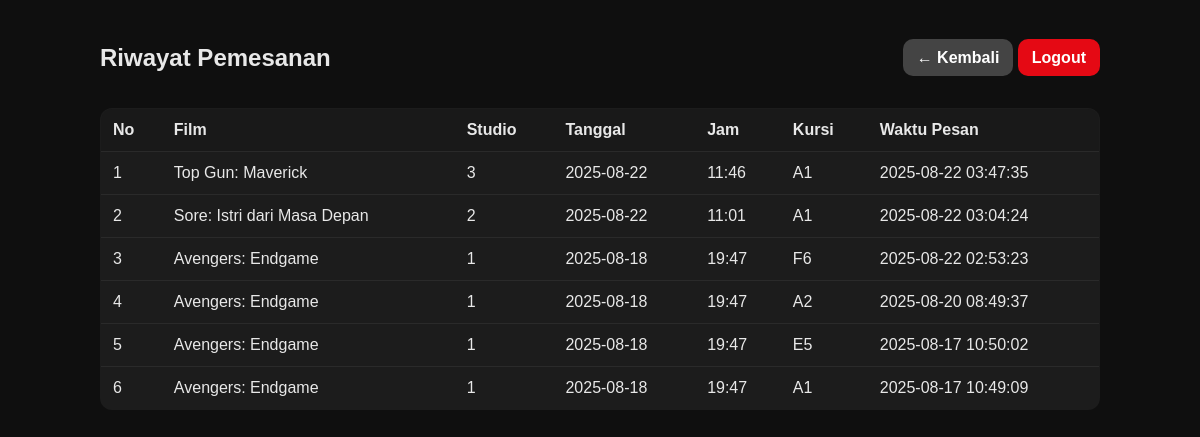
Page /views/user/riwayat.php (signed in) on the committed database.
### tables this page shows
CREATE TABLE `pemesanan` (
  `id` bigint(20) UNSIGNED NOT NULL,
  `user_id` int(10) UNSIGNED NOT NULL,
  `jadwal_tayang_id` int(10) UNSIGNED NOT NULL,
  `nomor_kursi` varchar(10) NOT NULL,
  `waktu_pesan` timestamp NOT NULL DEFAULT current_timestamp()
);

CREATE TABLE `films` (
  `id` int(10) UNSIGNED NOT NULL,
  `judul` varchar(150) NOT NULL,
  `genre` varchar(50) NOT NULL,
  `durasi` smallint(5) UNSIGNED NOT NULL,
  `poster` varchar(300) DEFAULT NULL,
  `created_at` timestamp NOT NULL DEFAULT current_timestamp()
);

CREATE TABLE `studios` (
  `id` int(10) UNSIGNED NOT NULL,
  `nama_studio` varchar(80) NOT NULL,
  `jumlah_kursi` smallint(5) UNSIGNED NOT NULL,
  `status` varchar(20) NOT NULL,
  `created_at` timestamp NOT NULL DEFAULT current_timestamp()
);

CREATE TABLE `jadwal_tayang` (
  `id` int(10) UNSIGNED NOT NULL,
  `film_id` int(10) UNSIGNED NOT NULL,
  `studio_id` int(10) UNSIGNED NOT NULL,
  `tanggal` date NOT NULL,
  `jam` time NOT NULL,
  `created_at` timestamp NOT NULL DEFAULT current_timestamp()
);

### views/user/riwayat.php (the view, shortened to what this page needs)
<?php
require_once '../../db/koneksi.php';
$user_id = (int)$_SESSION['penonton']['id'];
$sql = "SELECT p.id, p.nomor_kursi, p.waktu_pesan,
               j.tanggal, j.jam, s.nama_studio, f.judul
        FROM pemesanan p
        JOIN jadwal_tayang j ON p.jadwal_tayang_id = j.id
        JOIN studios s ON j.studio_id = s.id
        JOIN films f ON j.film_id = f.id
        WHERE p.user_id = ?
        ORDER BY p.waktu_pesan DESC";
$stmt = $conn->prepare($sql);
$stmt->bind_param("i", $user_id);
$stmt->execute();
$rows = $stmt->get_result()->fetch_all(MYSQLI_ASSOC);
?>
<!DOCTYPE html>
<html lang="id">
<head>
</head>
<body>
  <div class="container">
    <div class="topbar">
      <h2>Riwayat Pemesanan</h2>
      <div>
        <a class="btn" href="jadwal.php" style="background:#444">← Kembali</a>
        <a class="btn" href="../../logout_user.php">Logout</a>
      </div>
    </div>
    <?php if (!$rows): ?>
      <p class="muted">Belum ada pemesanan.</p>
    <?php else: ?>
      <table>
        <thead>
          <tr>
            <th>No</th>
            <th>Film</th>
            <th>Studio</th>
            <th>Tanggal</th>
            <th>Jam</th>
            <th>Kursi</th>
            <th>Waktu Pesan</th>
          </tr>
        </thead>
        <tbody>
          <?php $i=1; foreach ($rows as $r): ?>
          <tr>
            <td><?= $i++ ?></td>
            <td><?= htmlspecialchars($r['judul']) ?></td>
            <td><?= htmlspecialchars($r['nama_studio']) ?></td>
            <td><?= htmlspecialchars($r['tanggal']) ?></td>
            <td><?= htmlspecialchars(substr($r['jam'],0,5)) ?></td>
            <td><?= htmlspecialchars($r['nomor_kursi']) ?></td>
            <td><?= htmlspecialchars($r['waktu_pesan']) ?></td>
          </tr>
          <?php endforeach; ?>
        </tbody>
      </table>
    <?php endif; ?>
  </div>
</body>
</html>

### views/user/riwayat.php (style rules this page uses)
:root { --bg:#0f0f0f;--panel:#151515;--card:#1c1c1c;--text:#e8e8e8;--muted:#aaa;--accent:#e50914 }
body { margin:0;background:var(--bg);color:var(--text);font-family:Arial,Helvetica,sans-serif }
.container { max-width:1000px;margin:0 auto;padding:24px }
.topbar { display:flex;justify-content:space-between;align-items:center;margin-bottom:16px }
.btn { background:var(--accent);color:#fff;border:0;padding:10px 14px;border-radius:10px;text-decoration:none;font-weight:700 }
table { width:100%;border-collapse:collapse;background:#1c1c1c;border:1px solid #2c2c2c;border-radius:12px;overflow:hidden }
th,td { padding:12px;border-bottom:1px solid #2a2a2a;text-align:left }
th { background:#191919 }

### rows in the picture
pemesanan: films.judul "Top Gun: Maverick", studios.nama_studio "3", jadwal_tayang.tanggal "2025-08-22", jadwal_tayang.jam "11:46", nomor_kursi "A1", waktu_pesan "2025-08-22 03:47:35"
pemesanan: films.judul "Sore: Istri dari Masa Depan", studios.nama_studio "2", jadwal_tayang.tanggal "2025-08-22", jadwal_tayang.jam "11:01", nomor_kursi "A1", waktu_pesan "2025-08-22 03:04:24"
pemesanan: films.judul "Avengers: Endgame", studios.nama_studio "1", jadwal_tayang.tanggal "2025-08-18", jadwal_tayang.jam "19:47", nomor_kursi "F6", waktu_pesan "2025-08-22 02:53:23"
pemesanan: films.judul "Avengers: Endgame", studios.nama_studio "1", jadwal_tayang.tanggal "2025-08-18", jadwal_tayang.jam "19:47", nomor_kursi "A2", waktu_pesan "2025-08-20 08:49:37"
pemesanan: films.judul "Avengers: Endgame", studios.nama_studio "1", jadwal_tayang.tanggal "2025-08-18", jadwal_tayang.jam "19:47", nomor_kursi "E5", waktu_pesan "2025-08-17 10:50:02"
pemesanan: films.judul "Avengers: Endgame", studios.nama_studio "1", jadwal_tayang.tanggal "2025-08-18", jadwal_tayang.jam "19:47", nomor_kursi "A1", waktu_pesan "2025-08-17 10:49:09"
